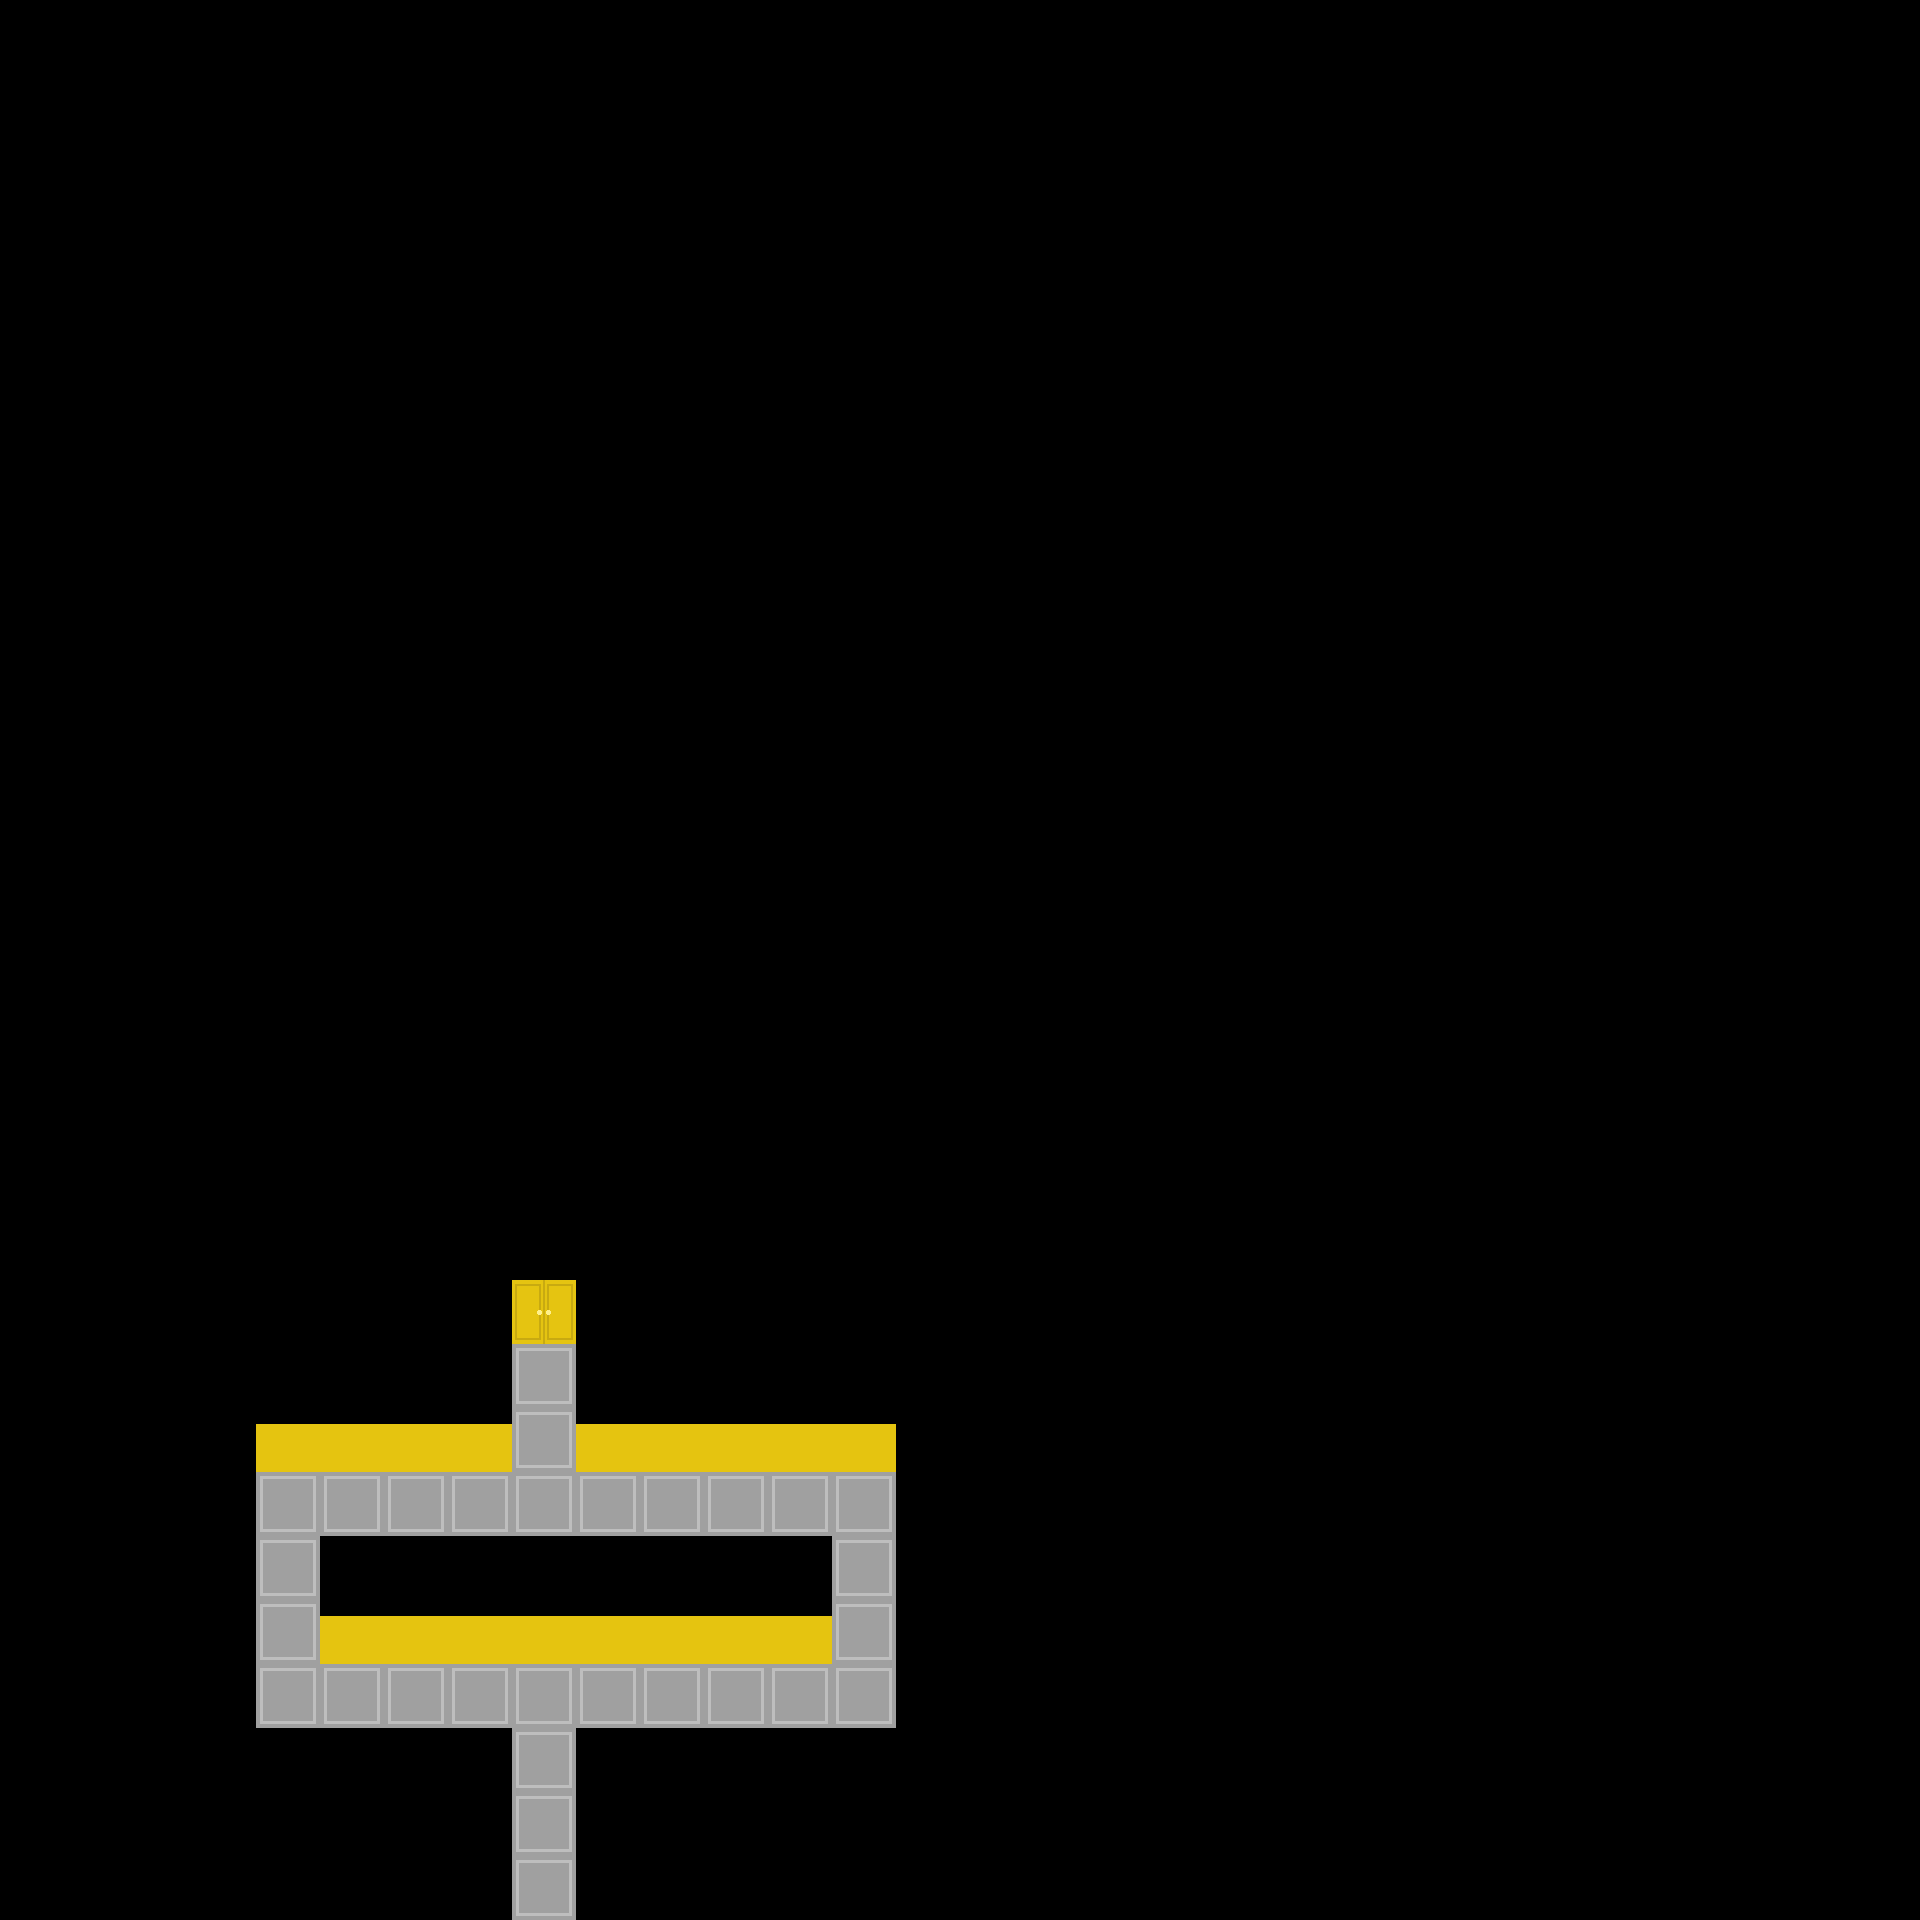

Below is a game level as drawn by its tile map, then a one-line description and the .tmx that defines it (tile-layer data replaced by summaries):
An orthogonal 30x30 tile map with 64x64 px tiles, 1 tile layer (MAP).

<map version="1.2" tiledversion="1.2.5" orientation="orthogonal" renderorder="right-down" width="30" height="30" tilewidth="64" tileheight="64" infinite="0" nextlayerid="5" nextobjectid="1">
 <tileset firstgid="1" source="tileset_basic.tsx" />
 <layer id="4" name="MAP" width="30" height="30">
  <data>[900 cells, 900 non-empty, 4 distinct tile ids]</data>
 </layer>
</map>
